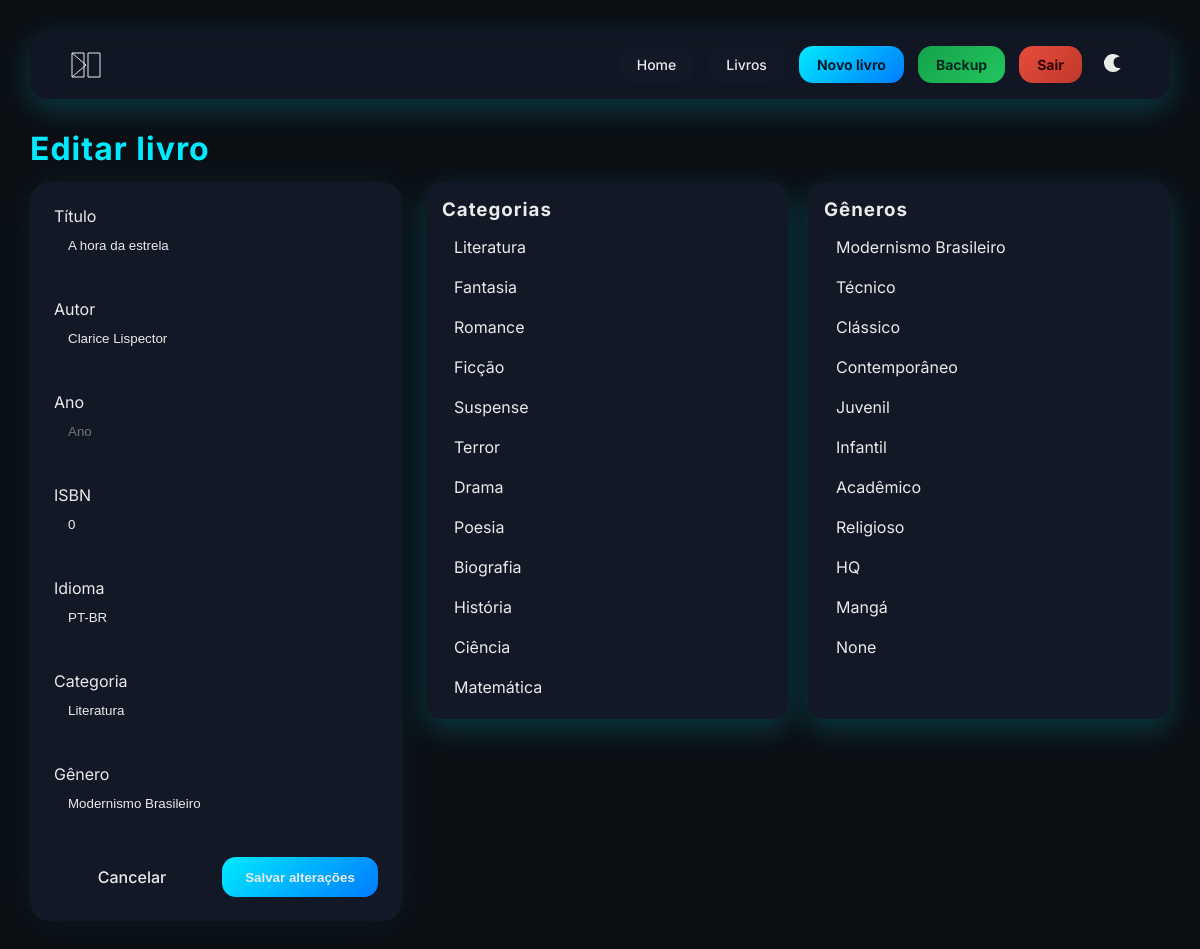
/livro/7/editar (signed in), run on the app's committed database.
### tables this page shows
CREATE TABLE books (
        id INTEGER PRIMARY KEY AUTOINCREMENT,
        titulo TEXT NOT NULL,
        autor TEXT NOT NULL,
        ano INTEGER,
        isbn TEXT,
        categoria_id INTEGER,
        genero_id INTEGER,
        idioma TEXT,
        disponivel INTEGER DEFAULT 1,
        emprestado_para TEXT,
        data_emprestimo TEXT,
        FOREIGN KEY (categoria_id) REFERENCES categories(id),
        FOREIGN KEY (genero_id) REFERENCES genres(id)
    );

CREATE TABLE categories (
        id INTEGER PRIMARY KEY AUTOINCREMENT,
        nome TEXT UNIQUE
    );

CREATE TABLE genres (
        id INTEGER PRIMARY KEY AUTOINCREMENT,
        nome TEXT UNIQUE
    );

### app.py (the view, shortened to what this page needs)
@app.route("/livro/<int:id>/editar", methods=["GET", "POST"])
@login_required()
def editar_livro(id):
    conn = get_connection()
    livro = buscar_livro_por_id(conn, id)
    cur = conn.cursor()
    cur.execute("SELECT nome FROM categories")
    categorias = cur.fetchall()
    cur.execute("SELECT nome FROM genres")
    generos = cur.fetchall()
    conn.close()
    return render_template(
        "livro_editar.html",
        livro=livro,
        categorias=categorias,
        generos=generos
    )

### app.py (called while the page is built)
def login_required():
    def decorator(f):
        @wraps(f)
        def wrapper(*args, **kwargs):
            if "user_id" not in session:
                return redirect("/login")
            return f(*args, **kwargs)
        return wrapper
    return decorator

@app.before_request
def init_db():
    global db_ok
    if not db_ok:
        conn = get_connection()
        create_tables(conn)
        conn.close()
        db_ok = True

### database.py (called while the page is built)
def get_connection():
    conn = sqlite3.connect(DB_NAME)
    conn.row_factory = sqlite3.Row
    return conn

### livros.py (called while the page is built)
def buscar_livro_por_id(conn, livro_id):
    cursor = conn.cursor()
    cursor.execute("""
        SELECT
            b.id,
            b.titulo,
            b.autor,
            b.ano,
            b.isbn,
            b.idioma,
            c.nome AS categoria,
            g.nome AS genero
        FROM books b
        LEFT JOIN categories c ON b.categoria_id = c.id
        LEFT JOIN genres g ON b.genero_id = g.id
        WHERE b.id = ?
    """, (livro_id,))
    return cursor.fetchone()

### templates/livro_editar.html (shortened to what this page needs)
{% extends "base.html" %}
{% block content %}
<div class="page-center">
<h1>Editar livro</h1>
<div class="novo-livro-layout">
   <form method="post" class="livro-form">
        <label>
            Título
            <input
                placeholder="Título"
                type="text"
                name="titulo"
                value="{{ livro.titulo }}"
                required
            >
        </label>
        <label>
            Autor
            <input
                placeholder="Autor"
                type="text"
                name="autor"
                value="{{ livro.autor }}"
                required
            >
        </label>
        <label>
            Ano
            <input
                placeholder="Ano"
                type="number"
                name="ano"
                value="{{ livro.ano or '' }}"
            >
        </label>
        <label>
            ISBN
            <input
                placeholder="ISBN"
                type="text"
                name="isbn"
                value="{{ livro.isbn or '' }}"
            >
        </label>
        <label>
            Idioma
            <input
                placeholder="Idioma"
                type="text"
                name="idioma"
                value="{{ livro.idioma }}"
            >
        </label>
        <label>
            Categoria
                    <input placeholder="Categoria" name="categoria" id="input-categoria" value="{{ livro.categoria}}">
        </label>
        <label>
            Gênero
            <input placeholder="Gênero" name="genero" id="input-genero" value="{{ livro.genero }}">
        </label>
        <div class="form-acoes">
            <a href="/livros" class="btn btn-editar">Cancelar</a>
            <button class="btn btn-primary">Salvar alterações</button>
        </div>
    </form>
    <div class="listas">
        <div class="lista-box">
            <h3>Categorias</h3>
            <ul>
                {% for c in categorias %}
                    <li onclick="document.getElementById('input-categoria').value='{{ c.nome }}'">
                        {{ c.nome }}
                    </li>
                {% endfor %}
            </ul>
        </div>
        <div class="lista-box">
            <h3>Gêneros</h3>
            <ul>
                {% for g in generos %}
                    <li onclick="document.getElementById('input-genero').value='{{ g.nome }}'">
                        {{ g.nome }}
                    </li>
                {% endfor %}
            </ul>
        </div>
    </div>
</div>
{% endblock %}

### static/style.css (style rules this page uses)
* { margin: 0; padding: 0; box-sizing: border-box; }
body { min-height: 100vh; padding: 30px; background: var(--bg); color: var(--text); font-family: 'Inter', Arial, sans-serif; }
.btn, .top-btn { padding: 10px 18px; border-radius: 14px; background: #1a1a1a; color: var(--text); text-decoration: none; font-weight: 500; position: relative; overflow: hidden; cursor: pointer; transition: all 0.25s ease; border: none; }
.btn::after, .top-btn::after { content: ""; position: absolute; inset: 0; background: linear-gradient( 120deg, transparent, rgba(0, 255, 255, 0.35), transparent ); transform: translateX(-120%); transition: transform 0.4s; }
.btn-primary, .top-btn.destaque { background: linear-gradient(135deg, #00eaff, #007bff); color: var(--text); font-weight: 700; }
h1, h2, h3 { color: var(--accent); margin-bottom: 14px; letter-spacing: 1px; }
form { background: color-mix(in srgb, var(--bg-card) 85%, transparent); backdrop-filter: blur(12px); padding: 24px; border-radius: 20px; box-shadow: 0 10px 30px color-mix(in srgb, var(--accent) 20%, transparent); margin-bottom: 24px; }
label { font-size: 16px; color: var(--text); display: block; margin-bottom: 6px; }
input, select { width: 100%; padding: 12px 14px; border-radius: 12px; border: none; background: var(--bg-soft, var(--accent-sof)); color: var(--text); outline: none; margin-bottom: 14px; transition: box-shadow 0.25s, background 0.25s; }
.btn-editar { background: var(--bg-card); display: block; text-align: center; }
.novo-livro-layout { display: grid; grid-template-columns: 1fr 2fr; gap: 24px; align-items: flex-start; }
.livro-form { background: var(--bg-card); backdrop-filter: blur(12px); padding: 24px; border-radius: 20px; box-shadow: 0 0 40px rgba(0, 255, 255, 0.06); display: flex; flex-direction: column; gap: 14px; }
.listas { display: flex; flex-direction: row; gap: 20px; }
.lista-box { flex: 1; min-width: 150px; background: var(--bg-card); backdrop-filter: blur(12px); padding: 16px; border-radius: 16px; box-shadow:0 10px 30px color-mix(in srgb, var(--accent) 20%, transparent); }
.lista-box h3 { color: var(--text); margin-bottom: 10px; }
.lista-box ul { list-style: none; display: flex; flex-direction: column; gap: 8px; }
.lista-box li { padding: 6px 12px; border-radius: 12px; background: var(--bg-card); cursor: pointer; transition: all 0.25s ease; }
.form-acoes { display: flex; gap: 12px; }
.form-acoes .btn { flex: 1; text-align: center; }
.btn-primary { animation: pulseGlow 2.5s infinite; }
.btn::before { content: ""; position: absolute; width: 120%; height: 120%; top: 50%; left: 50%; background: radial-gradient(circle, rgba(255,255,255,0.25) 10%, transparent 60%); transform: translate(-50%, -50%) scale(0); opacity: 0; transition: transform .4s, opacity .4s; }
:root { --bg: #0b0f14; --bg-card: #121826; --text: #eaeaea; --accent: #00eaff; --border: rgba(255,255,255,0.08); }
:root { --skeleton-base: #e3ebf3; --skeleton-highlight: #f2f7fc; }
[data-theme="dark"] { --skeleton-base: #1f2a36; --skeleton-highlight: #2b3a4a; }
:root { --bar-bg: #e5e7eb; --bar-ok: #4caf50; --bar-alerta: #ff9800; --bar-late: #f44336; --bar-text: #111827; }
[data-theme="dark"] { --bar-bg: #1f2937; --bar-text: #e5e7eb; }

### data on the page
books: titulo "A hora da estrela", autor "Clarice Lispector", isbn "0", idioma "PT-BR"
categories: categoria "Literatura", nome "Literatura"
genres: genero "Modernismo Brasileiro", nome "Modernismo Brasileiro"
categories: nome "Fantasia"
categories: nome "Romance"
categories: nome "Ficção"
categories: nome "Suspense"
categories: nome "Terror"
categories: nome "Drama"
categories: nome "Poesia"
categories: nome "Biografia"
categories: nome "História"
categories: nome "Ciência"
categories: nome "Matemática"
genres: nome "Técnico"
genres: nome "Clássico"
genres: nome "Contemporâneo"
genres: nome "Juvenil"
genres: nome "Infantil"
genres: nome "Acadêmico"
genres: nome "Religioso"
genres: nome "HQ"
genres: nome "Mangá"
genres: nome "None"
